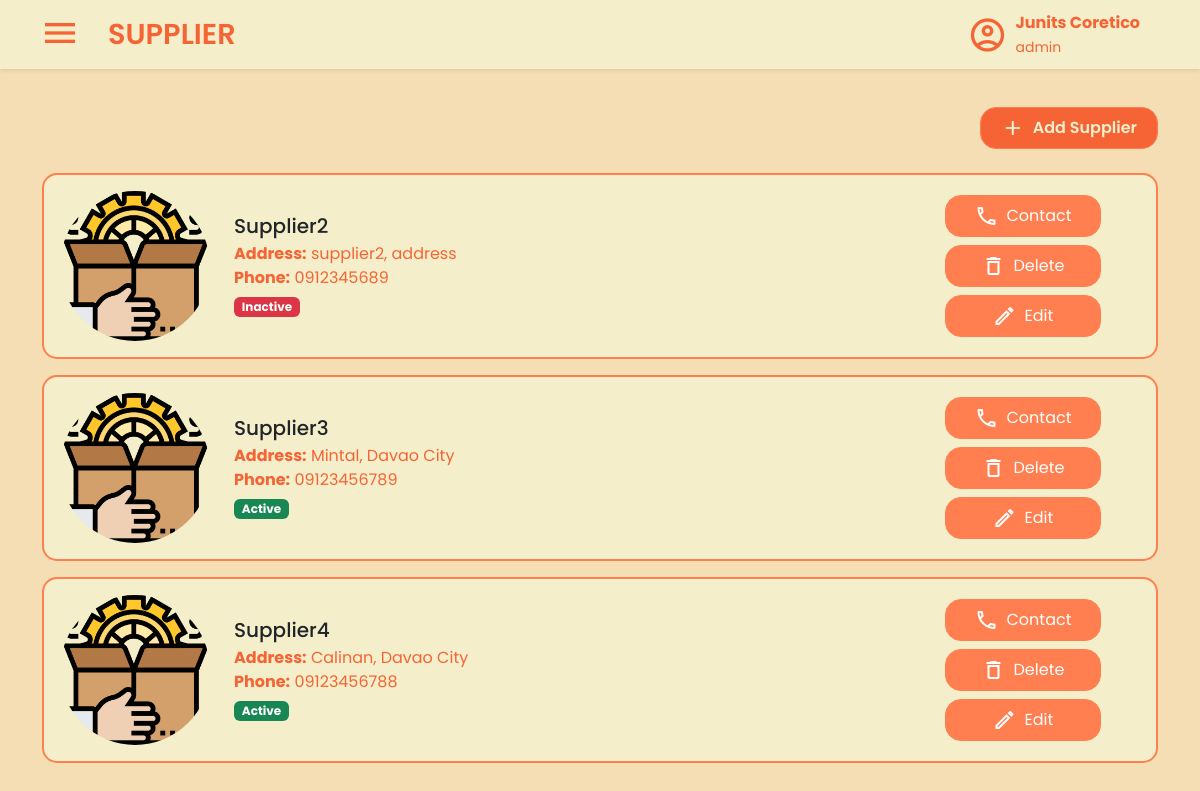
The app's page /views/suppliers.php (signed in) with its own data.
### tables this page shows
CREATE TABLE `suppliers` (
  `SupplierID` int(11) NOT NULL AUTO_INCREMENT,
  `Name` varchar(50) NOT NULL,
  `Address` text NOT NULL,
  `PhoneNumber` varchar(255) NOT NULL,
  `ProfileImage` varchar(255) DEFAULT NULL,
  `Created_At` datetime NOT NULL DEFAULT current_timestamp(),
  `Created_By` int(11) NOT NULL,
  `Updated_At` datetime NOT NULL DEFAULT current_timestamp() ON UPDATE current_timestamp(),
  `Updated_By` int(11) NOT NULL,
  `Status` enum('Active','Inactive') NOT NULL DEFAULT 'Active',
  PRIMARY KEY (`SupplierID`),
  UNIQUE KEY `Name` (`Name`),
  UNIQUE KEY `PhoneNumber` (`PhoneNumber`),
  UNIQUE KEY `Address` (`Address`) USING HASH,
  KEY `Created_By` (`Created_By`),
  KEY `Updated_By` (`Updated_By`)
);

### views/suppliers.php (the view, shortened to what this page needs)
<?php
include '../database/database.php';
?>
<!DOCTYPE html>
<html lang="en">
<head>
  <link rel="stylesheet" href="../statics/products-style.css" />
  <link rel="stylesheet" href="../statics/style.css" />
  <link rel="stylesheet" href="../statics/supplier-style.css" />
  <link rel="stylesheet" href="../statics/css/bootstrap.min.css" />
</head>
<body class="main">
  <nav class="navbar bg-body-tertiary fixed-top shadow-sm">
    <div class="container-fluid">
      <div class="d-flex align-items-center">
        <button
          class="navbar-toggler mx-3 border-0 shadow-none"
          type="button"
          data-bs-toggle="offcanvas"
          data-bs-target="#offcanvasNavbar"
          aria-controls="offcanvasNavbar"
          aria-label="Toggle navigation">
          <span class="material-icons-outlined navbar-icon"> menu </span>
        </button>
        <a class="navbar-brand fw-semibold" href="suppliers.php">SUPPLIER</a>
      </div>
      <div class="d-flex align-items-center me-5 ms-auto">
        <span class="material-icons-outlined me-2 fs-1">account_circle</span>
        <div>
          <p class="fw-bold mb-0">
            <?php echo htmlspecialchars($_SESSION['first_name'] . ' ' . $_SESSION['last_name']); ?>
          </p>
          <small class="mt-0">
            <?php echo htmlspecialchars($_SESSION['role']); ?>
          </small>
        </div>
      </div>
    </div>
  </nav>
  <div class="container mt-4 pt-5">
    <div class="row align-items-center justify-content-end">
      <div class="col-md-auto d-flex gap-2">
        <button
          type="button"
          class="btn btn-primary add-product-button d-flex align-items-center gap-2 py-2 rounded-4"
          data-bs-toggle="modal"
          data-bs-target="#staticBackdrop">
          <span class="material-icons-outlined">add</span>
          <span>Add Supplier</span>
        </button>
      </div>
    </div>
    <div class="supplier-page my-4">
      <div class="row mt-4">
        <?php
        $stmt = $conn->prepare('SELECT SupplierID, Name, Address, PhoneNumber, ProfileImage, Status FROM suppliers');
        $stmt->execute();
        $result = $stmt->get_result();
        if ($result->num_rows > 0) {
          while ($row = $result->fetch_assoc()) {
            $supplierId = htmlspecialchars($row['SupplierID']);
            $name = htmlspecialchars($row['Name']);
            $address = htmlspecialchars($row['Address']);
            $phone = htmlspecialchars($row['PhoneNumber']);
            $status = htmlspecialchars($row['Status']);
            $imagePath = $row['ProfileImage'] ? htmlspecialchars($row['ProfileImage']) : '../statics/images/default_supplier_profile.png';
            $statusClass = ($status === 'Active') ? 'badge bg-success' : 'badge bg-danger';
        ?>
            <div class="col-12 mb-3">
              <div class="card supplier-card p-3 d-flex flex-row align-items-center">
                <img src="<?php echo $imagePath; ?>" alt="<?php echo $name; ?>" class="rounded-circle me-3" style="width: 150px; height: 150px; object-fit: cover;" />
                <div class="flex-grow-1 ms-2">
                  <h5 class="mb-1"><?php echo $name; ?></h5>
                  <p class="mb-1">
                    <strong>Address:</strong> <?php echo $address; ?><br />
                    <strong>Phone:</strong> <?php echo $phone; ?>
                  </p>
                  <span class="<?php echo $statusClass; ?>"> <?php echo $status; ?> </span>
                </div>
                <div class="d-flex flex-column gap-2">
                  <button class="btn btn-primary d-flex align-items-center justify-content-center gap-2 py-2 px-5 rounded-4"
                    data-bs-toggle="modal" data-bs-target="#contactModal<?php echo $supplierId; ?>">
                    <span class="material-icons-outlined">phone</span>
                    <span>Contact</span>
                  </button>
                  <button class="btn btn-danger d-flex align-items-center justify-content-center gap-2 py-2 rounded-4"
                    data-bs-toggle="modal" data-bs-target="#deleteModal<?php echo $supplierId; ?>">
                    <span class="material-icons-outlined">delete</span>
                    <span>Delete</span>
                  </button>
                  <button class="btn btn-primary d-flex align-items-center justify-content-center gap-2 py-2 rounded-4"
                    data-bs-toggle="modal" data-bs-target="#editModal<?php echo $supplierId; ?>">
                    <span class="material-icons-outlined">edit</span>
                    <span>Edit</span>
                  </button>
                </div>
              </div>
            </div>
        <?php
          }
        } else {
          echo '<div class="col-12 text-center">No suppliers found.</div>';
        }
        ?>
      </div>
    </div>
  </div>
</body>
</html>

### statics/products-style.css (style rules this page uses)
:root { --color-1: #f66435; --color-2: #f4efca; --color-3: #f5deb3; --color-4: #ff7f50; --color-5: #d49066; }
body { padding-top: 35px; }
.container { padding-top: 2.5em !important; }
.container-fluid { background-color: var(--color-2) !important; }
.btn.add-product-button { background-color: var(--color-1) !important; border-color: var(--color-4) !important; color: var(--color-2) !important; font-weight: 600; padding: 10px 20px; transition: all 0.3s ease-in-out !important; }

### statics/style.css (style rules this page uses)
:root { --color-1: #f66435; --color-2: #f4efca; --color-3: #f5deb3; --color-4: #ff7f50; --color-5: #d49066; --color-1-rgb: 246, 100, 53; }
* { font-family: "Poppins", sans-serif; }
.main { background-color: var(--color-3); }
p { color: var(--color-1); }
.btn-primary { background-color: #ff5733; border-color: #d43f00; color: white; padding: 12px 20px; border-radius: 8px; transition: background-color 0.3s ease, transform 0.2s ease; }
nav.navbar { background-color: var(--color-2) !important; color: var(--color-1) !important; }
.navbar-brand { font-size: 1.8em !important; color: var(--color-1) !important; }
.navbar .navbar-toggler .navbar-icon { color: var(--color-1) !important; font-size: 2em; }

### statics/supplier-style.css (style rules this page uses)
:root { --color-1: #f66435; --color-2: #f4efca; --color-3: #f5deb3; --color-4: #ff7f50; --color-5: #d49066; }

### records on screen
suppliers: Name "Supplier2", Address "supplier2, address", PhoneNumber "0912345689", Status "Inactive"
suppliers: Name "Supplier3", Address "Mintal, Davao City", PhoneNumber "09123456789", Status "Active"
suppliers: Name "Supplier4", Address "Calinan, Davao City", PhoneNumber "09123456788", Status "Active"

### other values on screen
$_SESSION['first_name'] . ' ' . $_SESSION['last_name'] "Junits Coretico"
$_SESSION['role'] "admin"
